Frame 1 (no input): blank canvas, image omitted
Frame 60 (no input): blank canvas, image omitted
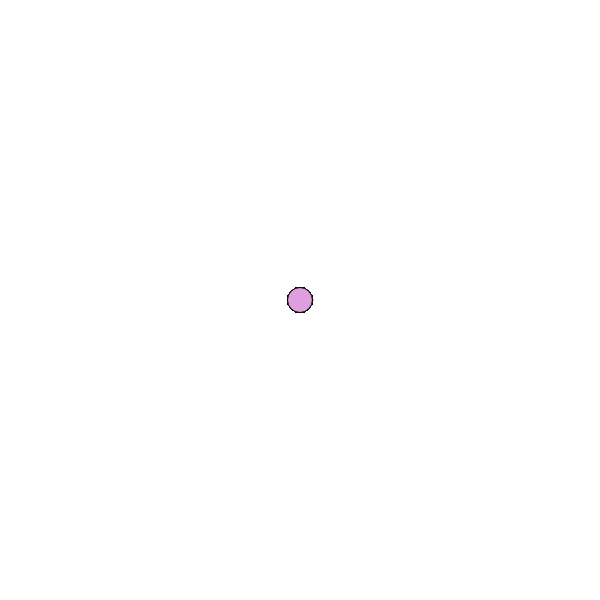
Frame 120 (the mouse pressed at the canvas centre since frame 60)

The p5.js sketch whose frames 1 and 60 were blank and that drew this single picture after the mouse press (run headless with seeded random() and noise() and a simulated clock; from frame 60 on, the mouse is pressed at the canvas centre):

// p5.js sketch
// ── sketch.js
function setup() {
    createCanvas(600, 600); 
    background("white");
}
  
function draw() {
  stroke("black");
  fill("plum");
  
  //console.log(mouseIsPressed);
  
  if (mouseIsPressed) {
      circle(mouseX, mouseY, 25, 85);
    }
}
  
